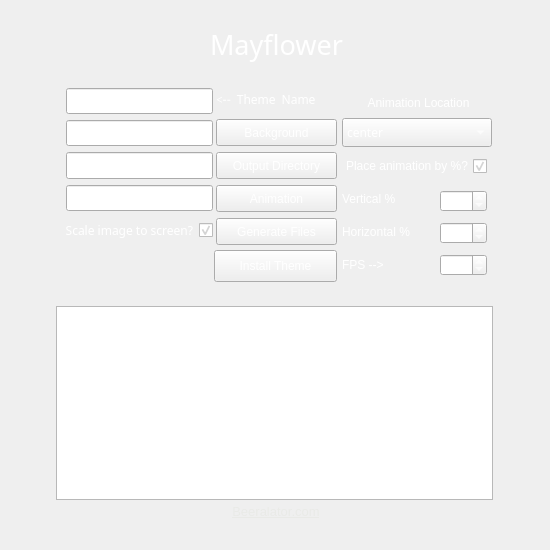
<?xml version="1.0" encoding="UTF-8"?>
<ui version="4.0">
 <class>MainWindow</class>
 <widget class="QMainWindow" name="MainWindow">
  <property name="geometry">
   <rect>
    <x>0</x>
    <y>0</y>
    <width>550</width>
    <height>550</height>
   </rect>
  </property>
  <property name="sizePolicy">
   <sizepolicy hsizetype="Fixed" vsizetype="Fixed">
    <horstretch>0</horstretch>
    <verstretch>0</verstretch>
   </sizepolicy>
  </property>
  <property name="font">
   <font>
    <pointsize>9</pointsize>
   </font>
  </property>
  <property name="mouseTracking">
   <bool>true</bool>
  </property>
  <property name="windowTitle">
   <string>Mayflower</string>
  </property>
  <property name="layoutDirection">
   <enum>Qt::LayoutDirection::RightToLeft</enum>
  </property>
  <property name="styleSheet">
   <string notr="true">color: rgb(255, 255, 255);</string>
  </property>
  <widget class="QWidget" name="centralwidget">
   <widget class="QWidget" name="verticalLayoutWidget">
    <property name="geometry">
     <rect>
      <x>66</x>
      <y>88</y>
      <width>147</width>
      <height>155</height>
     </rect>
    </property>
    <property name="sizePolicy">
     <sizepolicy hsizetype="MinimumExpanding" vsizetype="MinimumExpanding">
      <horstretch>0</horstretch>
      <verstretch>0</verstretch>
     </sizepolicy>
    </property>
    <layout class="QVBoxLayout" name="verticalLayout">
     <item>
      <widget class="QLineEdit" name="lineThemeName">
       <property name="sizePolicy">
        <sizepolicy hsizetype="MinimumExpanding" vsizetype="MinimumExpanding">
         <horstretch>0</horstretch>
         <verstretch>0</verstretch>
        </sizepolicy>
       </property>
       <property name="font">
        <font>
         <pointsize>9</pointsize>
        </font>
       </property>
       <property name="layoutDirection">
        <enum>Qt::LayoutDirection::LeftToRight</enum>
       </property>
       <property name="styleSheet">
        <string notr="true">color: rgb(255, 255, 255);</string>
       </property>
       <property name="text">
        <string/>
       </property>
       <property name="alignment">
        <set>Qt::AlignmentFlag::AlignCenter</set>
       </property>
       <property name="placeholderText">
        <string>Theme Name</string>
       </property>
      </widget>
     </item>
     <item>
      <widget class="QLineEdit" name="lineImagePath">
       <property name="sizePolicy">
        <sizepolicy hsizetype="MinimumExpanding" vsizetype="MinimumExpanding">
         <horstretch>0</horstretch>
         <verstretch>0</verstretch>
        </sizepolicy>
       </property>
       <property name="font">
        <font>
         <pointsize>9</pointsize>
        </font>
       </property>
       <property name="layoutDirection">
        <enum>Qt::LayoutDirection::LeftToRight</enum>
       </property>
       <property name="text">
        <string/>
       </property>
       <property name="alignment">
        <set>Qt::AlignmentFlag::AlignCenter</set>
       </property>
       <property name="placeholderText">
        <string>Background Image</string>
       </property>
      </widget>
     </item>
     <item>
      <widget class="QLineEdit" name="lineOutDir">
       <property name="sizePolicy">
        <sizepolicy hsizetype="MinimumExpanding" vsizetype="MinimumExpanding">
         <horstretch>0</horstretch>
         <verstretch>0</verstretch>
        </sizepolicy>
       </property>
       <property name="font">
        <font>
         <pointsize>9</pointsize>
        </font>
       </property>
       <property name="alignment">
        <set>Qt::AlignmentFlag::AlignCenter</set>
       </property>
       <property name="placeholderText">
        <string>Output Directory</string>
       </property>
      </widget>
     </item>
     <item>
      <widget class="QLineEdit" name="lineAnimPath">
       <property name="sizePolicy">
        <sizepolicy hsizetype="MinimumExpanding" vsizetype="MinimumExpanding">
         <horstretch>0</horstretch>
         <verstretch>0</verstretch>
        </sizepolicy>
       </property>
       <property name="font">
        <font>
         <pointsize>9</pointsize>
        </font>
       </property>
       <property name="alignment">
        <set>Qt::AlignmentFlag::AlignCenter</set>
       </property>
       <property name="placeholderText">
        <string>Animation</string>
       </property>
      </widget>
     </item>
     <item>
      <widget class="QCheckBox" name="chkScaleToScreen">
       <property name="sizePolicy">
        <sizepolicy hsizetype="MinimumExpanding" vsizetype="MinimumExpanding">
         <horstretch>0</horstretch>
         <verstretch>0</verstretch>
        </sizepolicy>
       </property>
       <property name="font">
        <font>
         <family>Noto Sans</family>
         <pointsize>9</pointsize>
         <bold>false</bold>
        </font>
       </property>
       <property name="layoutDirection">
        <enum>Qt::LayoutDirection::RightToLeft</enum>
       </property>
       <property name="styleSheet">
        <string notr="true">color: rgb(255, 255, 255);
border-color: rgb(255, 255, 255);</string>
       </property>
       <property name="text">
        <string>Scale image to screen?</string>
       </property>
       <property name="checked">
        <bool>true</bool>
       </property>
      </widget>
     </item>
    </layout>
   </widget>
   <widget class="QWidget" name="verticalLayoutWidget_2">
    <property name="geometry">
     <rect>
      <x>200</x>
      <y>18</y>
      <width>153</width>
      <height>61</height>
     </rect>
    </property>
    <property name="sizePolicy">
     <sizepolicy hsizetype="MinimumExpanding" vsizetype="MinimumExpanding">
      <horstretch>0</horstretch>
      <verstretch>0</verstretch>
     </sizepolicy>
    </property>
    <layout class="QVBoxLayout" name="verticalLayout_2">
     <item>
      <widget class="QLabel" name="label">
       <property name="sizePolicy">
        <sizepolicy hsizetype="Expanding" vsizetype="Expanding">
         <horstretch>0</horstretch>
         <verstretch>0</verstretch>
        </sizepolicy>
       </property>
       <property name="font">
        <font>
         <family>Noto Sans Myanmar</family>
         <pointsize>20</pointsize>
        </font>
       </property>
       <property name="text">
        <string>Mayflower</string>
       </property>
       <property name="alignment">
        <set>Qt::AlignmentFlag::AlignCenter</set>
       </property>
      </widget>
     </item>
    </layout>
   </widget>
   <widget class="QWidget" name="verticalLayoutWidget_3">
    <property name="geometry">
     <rect>
      <x>216</x>
      <y>86</y>
      <width>121</width>
      <height>159</height>
     </rect>
    </property>
    <property name="sizePolicy">
     <sizepolicy hsizetype="MinimumExpanding" vsizetype="MinimumExpanding">
      <horstretch>0</horstretch>
      <verstretch>0</verstretch>
     </sizepolicy>
    </property>
    <layout class="QVBoxLayout" name="verticalLayout_3">
     <item>
      <widget class="QLabel" name="label_2">
       <property name="sizePolicy">
        <sizepolicy hsizetype="MinimumExpanding" vsizetype="MinimumExpanding">
         <horstretch>0</horstretch>
         <verstretch>0</verstretch>
        </sizepolicy>
       </property>
       <property name="font">
        <font>
         <family>Noto Serif Sinhala</family>
         <pointsize>9</pointsize>
         <bold>false</bold>
        </font>
       </property>
       <property name="text">
        <string>&lt;-- Theme Name</string>
       </property>
       <property name="alignment">
        <set>Qt::AlignmentFlag::AlignLeading|Qt::AlignmentFlag::AlignLeft|Qt::AlignmentFlag::AlignVCenter</set>
       </property>
      </widget>
     </item>
     <item>
      <widget class="QPushButton" name="btnSelectImage">
       <property name="sizePolicy">
        <sizepolicy hsizetype="MinimumExpanding" vsizetype="MinimumExpanding">
         <horstretch>0</horstretch>
         <verstretch>0</verstretch>
        </sizepolicy>
       </property>
       <property name="font">
        <font>
         <pointsize>9</pointsize>
        </font>
       </property>
       <property name="text">
        <string>Background</string>
       </property>
      </widget>
     </item>
     <item>
      <widget class="QPushButton" name="btnSelectOutDir">
       <property name="sizePolicy">
        <sizepolicy hsizetype="MinimumExpanding" vsizetype="MinimumExpanding">
         <horstretch>0</horstretch>
         <verstretch>0</verstretch>
        </sizepolicy>
       </property>
       <property name="font">
        <font>
         <pointsize>9</pointsize>
        </font>
       </property>
       <property name="text">
        <string>Output Directory</string>
       </property>
      </widget>
     </item>
     <item>
      <widget class="QPushButton" name="btnSelectAnim">
       <property name="sizePolicy">
        <sizepolicy hsizetype="MinimumExpanding" vsizetype="MinimumExpanding">
         <horstretch>0</horstretch>
         <verstretch>0</verstretch>
        </sizepolicy>
       </property>
       <property name="font">
        <font>
         <pointsize>9</pointsize>
        </font>
       </property>
       <property name="text">
        <string>Animation</string>
       </property>
      </widget>
     </item>
     <item>
      <widget class="QPushButton" name="btnGenerate">
       <property name="sizePolicy">
        <sizepolicy hsizetype="MinimumExpanding" vsizetype="MinimumExpanding">
         <horstretch>0</horstretch>
         <verstretch>0</verstretch>
        </sizepolicy>
       </property>
       <property name="font">
        <font>
         <pointsize>9</pointsize>
        </font>
       </property>
       <property name="text">
        <string>Generate Files</string>
       </property>
      </widget>
     </item>
    </layout>
   </widget>
   <widget class="QWidget" name="horizontalLayoutWidget">
    <property name="geometry">
     <rect>
      <x>214</x>
      <y>250</y>
      <width>123</width>
      <height>32</height>
     </rect>
    </property>
    <property name="sizePolicy">
     <sizepolicy hsizetype="MinimumExpanding" vsizetype="MinimumExpanding">
      <horstretch>0</horstretch>
      <verstretch>0</verstretch>
     </sizepolicy>
    </property>
    <layout class="QHBoxLayout" name="horizontalLayout">
     <item>
      <widget class="QPushButton" name="btnInstall">
       <property name="sizePolicy">
        <sizepolicy hsizetype="MinimumExpanding" vsizetype="MinimumExpanding">
         <horstretch>0</horstretch>
         <verstretch>0</verstretch>
        </sizepolicy>
       </property>
       <property name="font">
        <font>
         <pointsize>9</pointsize>
        </font>
       </property>
       <property name="text">
        <string>Install Theme</string>
       </property>
      </widget>
     </item>
    </layout>
   </widget>
   <widget class="QWidget" name="horizontalLayoutWidget_2">
    <property name="geometry">
     <rect>
      <x>56</x>
      <y>306</y>
      <width>437</width>
      <height>194</height>
     </rect>
    </property>
    <property name="sizePolicy">
     <sizepolicy hsizetype="MinimumExpanding" vsizetype="MinimumExpanding">
      <horstretch>0</horstretch>
      <verstretch>0</verstretch>
     </sizepolicy>
    </property>
    <layout class="QHBoxLayout" name="horizontalLayout_2">
     <property name="sizeConstraint">
      <enum>QLayout::SizeConstraint::SetDefaultConstraint</enum>
     </property>
     <item>
      <widget class="QPlainTextEdit" name="textLog">
       <property name="enabled">
        <bool>true</bool>
       </property>
       <property name="sizePolicy">
        <sizepolicy hsizetype="MinimumExpanding" vsizetype="MinimumExpanding">
         <horstretch>0</horstretch>
         <verstretch>0</verstretch>
        </sizepolicy>
       </property>
       <property name="font">
        <font>
         <pointsize>9</pointsize>
        </font>
       </property>
       <property name="sizeAdjustPolicy">
        <enum>QAbstractScrollArea::SizeAdjustPolicy::AdjustIgnored</enum>
       </property>
      </widget>
     </item>
    </layout>
   </widget>
   <widget class="QLabel" name="label_3">
    <property name="geometry">
     <rect>
      <x>216</x>
      <y>500</y>
      <width>120</width>
      <height>23</height>
     </rect>
    </property>
    <property name="sizePolicy">
     <sizepolicy hsizetype="MinimumExpanding" vsizetype="MinimumExpanding">
      <horstretch>0</horstretch>
      <verstretch>0</verstretch>
     </sizepolicy>
    </property>
    <property name="font">
     <font>
      <pointsize>10</pointsize>
     </font>
    </property>
    <property name="layoutDirection">
     <enum>Qt::LayoutDirection::LeftToRight</enum>
    </property>
    <property name="text">
     <string>&lt;html&gt;&lt;head/&gt;&lt;body&gt;&lt;p&gt;&lt;a href=&quot;https://beeralator.com&quot;&gt;&lt;span style=&quot; text-decoration: underline; color:#e9eae7;&quot;&gt;Beeralator.com&lt;/span&gt;&lt;/a&gt;&lt;/p&gt;&lt;/body&gt;&lt;/html&gt;</string>
    </property>
    <property name="alignment">
     <set>Qt::AlignmentFlag::AlignCenter</set>
    </property>
    <property name="openExternalLinks">
     <bool>true</bool>
    </property>
   </widget>
   <widget class="QWidget" name="verticalLayoutWidget_5">
    <property name="geometry">
     <rect>
      <x>356</x>
      <y>90</y>
      <width>125</width>
      <height>25</height>
     </rect>
    </property>
    <property name="sizePolicy">
     <sizepolicy hsizetype="MinimumExpanding" vsizetype="MinimumExpanding">
      <horstretch>0</horstretch>
      <verstretch>0</verstretch>
     </sizepolicy>
    </property>
    <property name="font">
     <font>
      <pointsize>10</pointsize>
     </font>
    </property>
    <layout class="QVBoxLayout" name="verticalLayout_5">
     <item>
      <widget class="QLabel" name="label_4">
       <property name="sizePolicy">
        <sizepolicy hsizetype="MinimumExpanding" vsizetype="MinimumExpanding">
         <horstretch>0</horstretch>
         <verstretch>0</verstretch>
        </sizepolicy>
       </property>
       <property name="font">
        <font>
         <pointsize>9</pointsize>
        </font>
       </property>
       <property name="text">
        <string>Animation Location</string>
       </property>
       <property name="alignment">
        <set>Qt::AlignmentFlag::AlignCenter</set>
       </property>
      </widget>
     </item>
    </layout>
   </widget>
   <widget class="QWidget" name="verticalLayoutWidget_6">
    <property name="geometry">
     <rect>
      <x>342</x>
      <y>252</y>
      <width>53</width>
      <height>25</height>
     </rect>
    </property>
    <layout class="QVBoxLayout" name="verticalLayout_6">
     <item>
      <widget class="QLabel" name="label_5">
       <property name="font">
        <font>
         <pointsize>9</pointsize>
        </font>
       </property>
       <property name="text">
        <string>FPS --&gt;</string>
       </property>
      </widget>
     </item>
    </layout>
   </widget>
   <widget class="QWidget" name="verticalLayoutWidget_7">
    <property name="geometry">
     <rect>
      <x>440</x>
      <y>186</y>
      <width>47</width>
      <height>95</height>
     </rect>
    </property>
    <layout class="QVBoxLayout" name="verticalLayout_7">
     <item>
      <widget class="QSpinBox" name="yPercentSpin">
       <property name="font">
        <font>
         <pointsize>9</pointsize>
        </font>
       </property>
       <property name="layoutDirection">
        <enum>Qt::LayoutDirection::LeftToRight</enum>
       </property>
       <property name="minimum">
        <number>1</number>
       </property>
       <property name="maximum">
        <number>99</number>
       </property>
       <property name="value">
        <number>50</number>
       </property>
      </widget>
     </item>
     <item>
      <widget class="QSpinBox" name="xPercentSpin">
       <property name="font">
        <font>
         <pointsize>9</pointsize>
        </font>
       </property>
       <property name="layoutDirection">
        <enum>Qt::LayoutDirection::LeftToRight</enum>
       </property>
       <property name="minimum">
        <number>1</number>
       </property>
       <property name="maximum">
        <number>99</number>
       </property>
       <property name="value">
        <number>50</number>
       </property>
      </widget>
     </item>
     <item>
      <widget class="QSpinBox" name="fpsSpin">
       <property name="font">
        <font>
         <pointsize>9</pointsize>
        </font>
       </property>
       <property name="layoutDirection">
        <enum>Qt::LayoutDirection::LeftToRight</enum>
       </property>
       <property name="value">
        <number>7</number>
       </property>
      </widget>
     </item>
    </layout>
   </widget>
   <widget class="QWidget" name="horizontalLayoutWidget_3">
    <property name="geometry">
     <rect>
      <x>342</x>
      <y>186</y>
      <width>67</width>
      <height>25</height>
     </rect>
    </property>
    <layout class="QHBoxLayout" name="horizontalLayout_3">
     <item>
      <widget class="QLabel" name="label_6">
       <property name="font">
        <font>
         <pointsize>9</pointsize>
        </font>
       </property>
       <property name="text">
        <string>Vertical %</string>
       </property>
      </widget>
     </item>
    </layout>
   </widget>
   <widget class="QWidget" name="verticalLayoutWidget_9">
    <property name="geometry">
     <rect>
      <x>342</x>
      <y>220</y>
      <width>75</width>
      <height>24</height>
     </rect>
    </property>
    <layout class="QVBoxLayout" name="verticalLayout_9">
     <item>
      <widget class="QLabel" name="label_7">
       <property name="font">
        <font>
         <pointsize>9</pointsize>
        </font>
       </property>
       <property name="text">
        <string>Horizontal %</string>
       </property>
      </widget>
     </item>
    </layout>
   </widget>
   <widget class="QWidget" name="verticalLayoutWidget_8">
    <property name="geometry">
     <rect>
      <x>344</x>
      <y>154</y>
      <width>143</width>
      <height>24</height>
     </rect>
    </property>
    <layout class="QVBoxLayout" name="verticalLayout_8">
     <item>
      <widget class="QCheckBox" name="usePercentPlacement">
       <property name="font">
        <font>
         <pointsize>9</pointsize>
        </font>
       </property>
       <property name="layoutDirection">
        <enum>Qt::LayoutDirection::RightToLeft</enum>
       </property>
       <property name="text">
        <string>Place animation by %?</string>
       </property>
       <property name="checked">
        <bool>true</bool>
       </property>
      </widget>
     </item>
    </layout>
   </widget>
   <widget class="QWidget" name="verticalLayoutWidget_4">
    <property name="geometry">
     <rect>
      <x>340</x>
      <y>118</y>
      <width>152</width>
      <height>29</height>
     </rect>
    </property>
    <layout class="QVBoxLayout" name="verticalLayout_4">
     <item alignment="Qt::AlignmentFlag::AlignRight">
      <widget class="QComboBox" name="comboAnimPlacement">
       <property name="sizePolicy">
        <sizepolicy hsizetype="MinimumExpanding" vsizetype="MinimumExpanding">
         <horstretch>0</horstretch>
         <verstretch>0</verstretch>
        </sizepolicy>
       </property>
       <property name="minimumSize">
        <size>
         <width>150</width>
         <height>0</height>
        </size>
       </property>
       <property name="font">
        <font>
         <family>Source Code Pro</family>
         <pointsize>9</pointsize>
         <bold>false</bold>
        </font>
       </property>
       <property name="toolTipDuration">
        <number>0</number>
       </property>
       <property name="layoutDirection">
        <enum>Qt::LayoutDirection::LeftToRight</enum>
       </property>
       <item>
        <property name="text">
         <string>center</string>
        </property>
       </item>
       <item>
        <property name="text">
         <string>bottom-center</string>
        </property>
       </item>
       <item>
        <property name="text">
         <string>left-center</string>
        </property>
       </item>
       <item>
        <property name="text">
         <string>right-center</string>
        </property>
       </item>
       <item>
        <property name="text">
         <string>top-center</string>
        </property>
       </item>
      </widget>
     </item>
    </layout>
   </widget>
  </widget>
  <widget class="QMenuBar" name="menubar">
   <property name="geometry">
    <rect>
     <x>0</x>
     <y>0</y>
     <width>550</width>
     <height>27</height>
    </rect>
   </property>
  </widget>
 </widget>
 <resources/>
 <connections/>
</ui>
